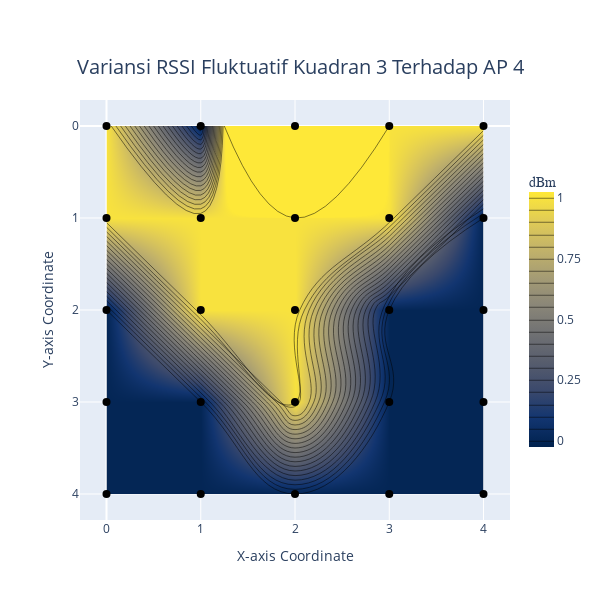

The cell this chart's notebook holds for it:
### Code cell
import plotly.graph_objects as go
from plotly.subplots import make_subplots
import numpy as np

z =   v_tot[3]

xv = np.array([0, 1, 2, 3, 4]);
yv = np.array([4, 3, 2, 1, 0]);
posXX, posYY = np.meshgrid(xv, yv)

traces = []
for x, y in zip(posXX, posYY):
    traces.append({'x': x,'y': y,'mode': 'markers',
                   'marker': {'color': 'black','size': 8}})
    
fig = go.Figure()
fig.add_traces(go.Contour(z=z, 
                          line_smoothing=1.3, 
                          colorscale="Cividis",
                          colorbar=dict(
                              title='dBm',
                              titlefont=dict(
                                    size=14,
                                    family='Arial, sans-serif'
                              ),
                              thickness=25,
                              thicknessmode='pixels',
                              len=0.7,
                              lenmode='fraction',
                              outlinewidth=0
                          ),
                          contours=dict(
                            start=0,
                            end=1,
                            size=0.05
                          ),
                          contours_coloring='heatmap',
                         ))

fig.add_traces(traces)
fig['layout']['yaxis']['autorange'] = "reversed"
fig.update_layout(title={'text': "Variansi RSSI Fluktuatif Kuadran 3 Terhadap AP 4",'y':0.9,'x':0.5,
                          'xanchor': 'center','yanchor': 'top'},
                  title_font_size=20, 
                  showlegend=False,
                  width=600,
                  height=600,
                  yaxis=dict(title_text="Y-axis Coordinate", tickmode = 'linear',tick0 = 0,dtick = 1),
                  xaxis=dict(title_text="X-axis Coordinate", tickmode = 'linear',tick0 = 0,dtick = 1))
fig.show()

### Figure 1 — Plotly figure (JSON) as saved in the notebook; plotly's stock layout.template omitted (floating-point values rounded to 4 significant figures)
{"data": [{"colorbar": {"len": 0.7, "lenmode": "fraction", "outlinewidth": 0, "thickness": 25, "thicknessmode": "pixels", "title": {"font": {"family": "Arial, sans-serif", "size": 14}, "text": "dBm"}}, "colorscale": [[0, "#00224e"], [0.1111, "#123570"], [0.2222, "#3b496c"], [0.3333, "#575d6d"], [0.4444, "#707173"], [0.5556, "#8a8678"], [0.6667, "#a59c74"], [0.7778, "#c3b369"], [0.8889, "#e1cc55"], [1, "#fee838"]], "contours": {"coloring": "heatmap", "end": 1, "size": 0.05, "start": 0}, "line": {"smoothing": 1.3}, "type": "contour", "z": [[1, 0, 4, 1, 1], [1, 1, 1, 1, 0], [0, 1, 1, 0, 0], [0, 0, 1, 0, 0], [0, 0, 0, 0, 0]]}, {"marker": {"color": "black", "size": 8}, "mode": "markers", "type": "scatter", "x": [0, 1, 2, 3, 4], "y": [4, 4, 4, 4, 4]}, {"marker": {"color": "black", "size": 8}, "mode": "markers", "type": "scatter", "x": [0, 1, 2, 3, 4], "y": [3, 3, 3, 3, 3]}, {"marker": {"color": "black", "size": 8}, "mode": "markers", "type": "scatter", "x": [0, 1, 2, 3, 4], "y": [2, 2, 2, 2, 2]}, {"marker": {"color": "black", "size": 8}, "mode": "markers", "type": "scatter", "x": [0, 1, 2, 3, 4], "y": [1, 1, 1, 1, 1]}, {"marker": {"color": "black", "size": 8}, "mode": "markers", "type": "scatter", "x": [0, 1, 2, 3, 4], "y": [0, 0, 0, 0, 0]}], "layout": {"height": 600, "showlegend": false, "title": {"font": {"size": 20}, "text": "Variansi RSSI Fluktuatif Kuadran 3 Terhadap AP 4", "x": 0.5, "xanchor": "center", "y": 0.9, "yanchor": "top"}, "width": 600, "xaxis": {"dtick": 1, "tick0": 0, "tickmode": "linear", "title": {"text": "X-axis Coordinate"}}, "yaxis": {"autorange": "reversed", "dtick": 1, "tick0": 0, "tickmode": "linear", "title": {"text": "Y-axis Coordinate"}}}}
